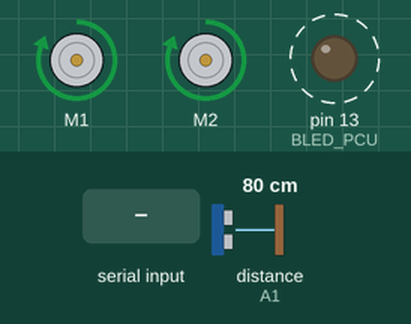
The sketch below on a simulated Arduino Uno, built with avr-gcc and run on an emulated ATmega328P. Parts: 2 × DC motor (green arrow = forward, orange = backward, longer = faster), output pins drawn as LEDs (lit = HIGH). Wiring (inferred from the names in the program): ultrasonic range finder: trigger A0; echo A1. Dashed ring = blinking. Inputs (shaded band) come from the test bench; at power-on: distance to the obstacle (sensor on A1) 80 cm. The echo pulse lasts 58.3 µs per cm; pins used as bus, display or sensor lines are not drawn.

Above: at 1.26 s.
1.3 s: distance to the obstacle (sensor on A1) set to 2 cm
At 1.51 s:
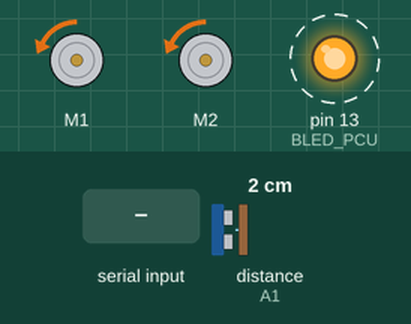
At 1.91 s:
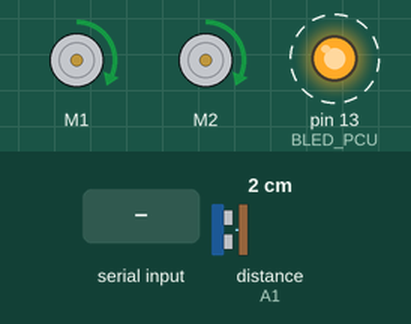
4.3 s: "sp=\n" received over Serial
7.3 s: distance to the obstacle (sensor on A1) set to 4 cm
At 9.21 s:
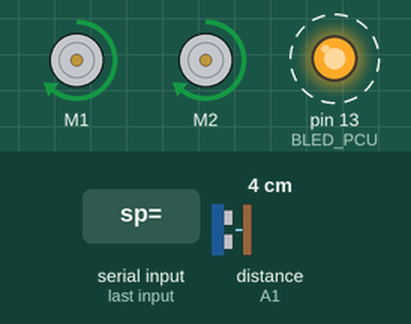
10.3 s: distance to the obstacle (sensor on A1) set to 9 cm
13.3 s: distance to the obstacle (sensor on A1) set to 93 cm
16.3 s: distance to the obstacle (sensor on A1) set to 98 cm
At 16.51 s:
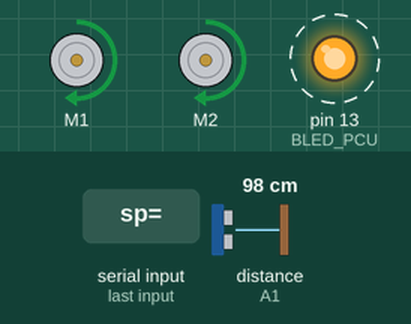
Timing chart, 0 to 20.3 s (numbered marks = the images above; inputs shaded):
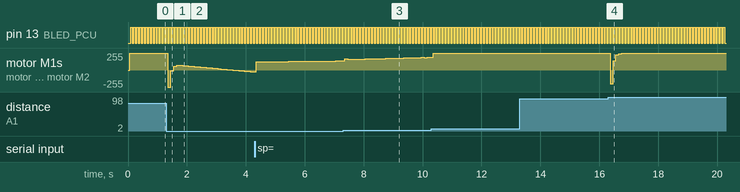

The sketch:

RobotDistancia.ino
```cpp
  /* *******************************************************************
 *  Planificador de tareas, basado en el trabajo de:
 *
 *  http://www.jovenescientificos.es/programacion-asincrona-de-arduino/
 *
 *  En este planificador se llaman las tareas de forma temporizada
 *
 *
 **************************************************************/
// -- Librerias ------------------------------------------
//Espacio para agregar las librerias necesitadas en el proyecto

float dist();

//---Llamada a las diferentes tareas realizadas en .h----
#include "Pines.h"              // Configuracion de pines y shields a utilizar
#include "Led.h"                // Se debe incluir todas las tareas que se han agregado como .h entre comillas dobles
#include "Distancia.h"    // Tarea para medir distancia para el uso en el planeador de tareas
#include "Pid.h"
#include "Comm.h"               // Tarea de comunicacion y algunos comandos para utilizar desde el puerto serial


// -- Variables de control de tiempo ---------------------

unsigned long int T =0;     // Tiempo total (microsegundos)

// -- Variables de temporizacion de tareas --------------- Creacion de variables

// Tarea 1: LED

unsigned long int ts1;   // Tiempo parcial (tarea 1)
unsigned long int t01;   // Tiempo de la ultima ejecucion

 // Tarea 2: Control PID
unsigned long int ts2;   // Tiempo parcial (tarea 1)
unsigned long int t02;   // Tiempo de la ultima ejecucion

// -- Funciones de definicion de tareas ------------------

// -- Inicializacion -------------------------------------

void setup() {
  // Inicializacion de temporizadores de tarea
  ts1 = 0;
  t01 = 0;
  ts2 = 0;
  t02 = 0;
  SetupPid();
  SetupLED();
  SetupDist();
  SetupComm();
//  SetupMOTOR();
}

// -- Bucle principal ------------------------------------

void loop() {
  // Actualizar tiempo
  T = millis();               // Tiempo de planeador basado en milisegundos
  // Temporizacion tarea 1
  ts1 = T - t01;
  if (ts1 >= Ts1) {
    UpdateLED();              // en este espacio se hace la llamada a la tarea de acuerdo a
    t01 = T;                  // la configuración de tiempos Ts1
  }

  // Temporizacion tarea medicion de distancia
  ts2 = T - t02;
  if (ts2 >= Ts2) {
    TareaPID();             // en este espacio se hace la llamada a la tarea de acuerdo a
    t02 = T;                  // la configuración de tiempos Ts2
  }
}
```

Comm.h
```cpp
/*************************************************************
 *
 * tarea de comunicacion
 *
 * No debe llamarse puesto que se usa serial event, en el String s queda
 * los datos de las comunicaciones
 *
 **********************************************************/

#pragma once


String s = "";    //declaramos variable string de recepcion de datos
// Configuracion de la comunicacion para el desarrollo
void SetupComm() {
  // put your setup code here, to run once:
Serial.begin(BAUD_RATE);     //Configura velocidad de comunicacion, inicializa puerto
}


void serialEvent()
{ s="";   //incia la variable en vacio
  while (Serial.available())          //Mientras haya datos disponibles en el puerto serial
  {
       char c = Serial.read();         //guarda en c lo que tiene el puerto serial
      while ( c != '\n' )            //Hasta que el caracter sea intro
        {     s = s + c ;             //concatenamos c con lo que tenia s
              delay(1);               //espera 1 ms
              c = Serial.read();      //guarda en c lo que tiene el puerto serial

        }
  }
    if ( s.startsWith("sp="))          //Si la cadena s inicia con "sp="
     {
        String Temp = s.substring(3);
      //  Serial.println(Temp);
        Setpoint=Temp.toInt();

     }
    if ( s.startsWith("rc="))         //Si la cadena s inicia con "rc="
    {
      String Temp = s.substring(3);
    //Setpoint=Temp.toInt();
   //  digitalWrite(ledPin,LOW);       //pin apaga
    }

    if ( s.startsWith("d?"))           //Si la cadena s inicia con "d?"
    {
    Serial.println(dist());           // el pin invierte su estado
    }

}
```

DIRl293.h
```cpp
class ROBOT{
  private:
  double Output;

  public:

  void ADELANTE(double Output){
              int temp = abs(Output);
              Motor1.run(FORWARD);
              Motor1.setSpeed(temp);
              Motor2.run(FORWARD);
              Motor2.setSpeed(temp);
    }

    void ATRAS(double Output){
              Motor1.run(BACKWARD);
              Motor1.setSpeed(Output);
              Motor2.run(BACKWARD);
              Motor2.setSpeed(Output);
      }

      void PARAR(double Output){
              Motor1.run(RELEASE);
              Motor2.run(RELEASE);
        }
  };
```

Distancia.h
```cpp
//*************************Define pines del montaje***********************
long tiempoUlt;
//int TRIGGER = 7;   // triger
//int ECHO = 8;      // echo
double distancia,distAct;

void SetupDist()
{
  pinMode(TRIGGER, OUTPUT);
  pinMode(ECHO, INPUT);
}

float dist()
{

      digitalWrite(TRIGGER,LOW); /* Por cuestiÃ³n de estabilizaciÃ³n del sensor*/
      delayMicroseconds(5);
      // lanzamos un pequeÃ±o pulso para activar el sensor
      digitalWrite(TRIGGER, HIGH);
      delayMicroseconds(10);
      digitalWrite(TRIGGER, LOW);

      // medimos el pulso de respuesta
      tiempoUlt = (pulseIn(ECHO, HIGH,6000)/2); // dividido por 2 por que es el
                                           // tiempo que el sonido tarda
                                           // en ir y en volver
      // ahora calcularemos la distancia en cm
      // sabiendo que el espacio es igual a la velocidad por el tiempo
      // y que la velocidad del sonido es de 343m/s y que el tiempo lo
      // tenemos en millonesimas de segundo
      distAct = double(tiempoUlt * 0.03432);


return  distancia = (distancia+distAct)/2;
      Serial.println(dist());
}
```

Led.h
```cpp
/*******************************************************************************
 *
 * Tarea de blink led usando planeador de tareas
 * Al utilizar esta tarea nos percatamos de que el planeador este en funcionamiento
 * se debe declarar BLED_PCU en pines.h para cambiar el pin de salida
 *
*****************************************************************************/
// -- LED management task -------------------------------------------------
#pragma once

boolean LEDStatus = LOW;


void SetupLED() {
  pinMode(BLED_PCU,OUTPUT);
}

void UpdateLED(void) {
  digitalWrite(BLED_PCU, LEDStatus);
  LEDStatus = !LEDStatus;
}
```

Pid.h
```cpp
#include <PID_v1.h>


//Define Variables we'll be connecting to
double Setpoint, Input, Output;

//Specify the links and initial tuning parameters
PID myPID(&Input, &Output, &Setpoint,10,3,5,P_ON_E, DIRECT); //P_ON_M specifies that Proportional on Measurement be used
                                                            //P_ON_E (Proportional on Error) is the default behavior
ROBOT robot;

void SetupPid()
{

  //initialize the variables we're linked to
  Input = dist();
  Setpoint = 15;

  //turn the PID on
    myPID.SetTunings(10,3,1);
    myPID.SetControllerDirection(DIRECT);
    myPID.SetSampleTime(100);
    myPID.SetOutputLimits(-255,255);
//    myPID.Initialize();
    myPID.SetMode(AUTOMATIC);

}

void TareaPID()
{
  Input = dist();
  myPID.Compute();
//Serial.print(Input);
//Serial.print(" ");
//Serial.println(Output);


    if (Output==0)
    {
      robot.PARAR(Output);

    }
    else
    {
      if (Output > 0)
        {
          robot.ATRAS(Output);

        }
        else
        {
          robot.ADELANTE(Output);

        }

      }

}
```

Pines.h
```cpp
/********************************************************
 * Definicion de pines para robot seguidor de linea
 *
 * configuración de board que se este usando
 *
 ********************************************************/
 #pragma once
/********************************************************
 * Definiciones para las shield disponibles
 * Comentar la linea define para usar o no la shield
 *
 * ShieldMotor adafruit 0
 * Shield SENA TB6612   1
 * Shield STM32         2
 * Shield ESP32         3
 *
 *******************************************************/
#define SHIELD_ADAFRUIT
//***********************************
#ifdef SHIELD_ADAFRUIT

#include <AFMotor.h>
#include "ShieldMotor.h"
#include "DIRl293.h"
#endif


//****************************************
//#define SHIELD_SENA
//**************************
#ifdef SHIELD_SENA

#include <SparkFun_TB6612.h>
#include "Shield_tb6612.h"
#include "DIRTB6612.h"

#endif

//*************************************************
// Tiempos de tareas
#define Ts1 50      // Periodo de la tarea 1 LED blink
#define Ts2 50      // Periodo de la tarea 2 Medicion Sensor

//************************************************

// tarea de comunicacion configura la velocidad (9600,...)
#define BAUD_RATE 115200

// configura el pin de blink led
#define BLED_PCU  13

// configura los pines de conexion de sensor HC-SR04
#define TRIGGER  A0
#define ECHO A1
```

ShieldMotor.h
```cpp
/**********************************************************
 *
 * Programa manejo de motor para el robot de distancia
 *
 *
**********************************************************/
//librerias

AF_DCMotor Motor1(1);//puerto x1(shield) coneccion motor 1
AF_DCMotor Motor2(2);//puerto x2(shield) coneccion motor 2

int Speed = 255;//VELOCIDAD MÁXIMA DE LOS MOTORES
void SetupMOTOR(){
  Motor1.run(RELEASE);          //inicializo motores
  Motor2.run(RELEASE);
  }

void pruebaMOTOR(){
      Motor1.run(FORWARD);
      Motor1.setSpeed(Speed);

      Motor2.run(FORWARD);
      Motor2.setSpeed(Speed);
   Speed --;
   if (Speed <0)Speed = 255;
}
//
//void tareaMOTOR()
//{
//  if (dist() > Setpoint)
//  {
//      Motor1.run(FORWARD);
//      Motor1.setSpeed(Speed);
//      Motor2.run(FORWARD);
//      Motor2.setSpeed(Speed);
//   }
//  else
//  {
//    Motor1.run(RELEASE);
//    Motor2.run(RELEASE);
//    }
//
//}
```

Measured:
- the behaviour switches between 95 and 96 cm on distance to the obstacle (sensor on A1) (found by bisection; images 3 and 4)
- after the input at 1.3 s, motor M1, motor M2: forward 255/255 → backward 255/255 after 0.05 s, → backward 14/255 0.10 s later, → forward 55/255 0.10 s later, → forward 69/255 0.10 s later, … (30 changes in this stretch)
- after the input at 16.3 s, motor M1, motor M2: forward 255/255 → backward 208/255 after 0.07 s, → forward 139/255 0.10 s later, → forward 226/255 0.10 s later, → forward 247/255 0.10 s later, … (7 changes in this stretch)
- by itself, pin 13 (BLED_PCU): alternates HIGH for 0.05 s and LOW for 0.05 s
